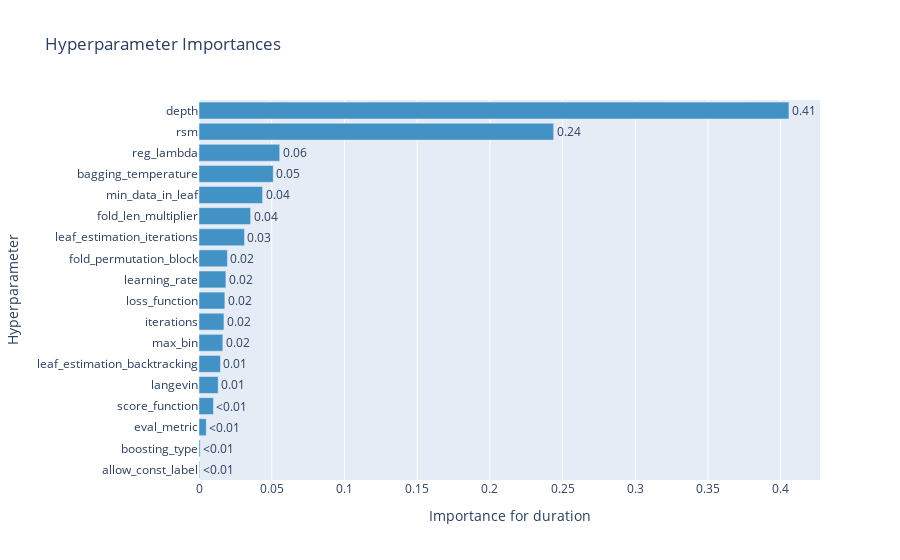

Notebook cell for this chart:
### Code cell
optuna.visualization.plot_param_importances(
    data, target=lambda t: t.duration.total_seconds(), target_name="duration"
)

### Figure 1 — Plotly figure (JSON) as saved in the notebook; plotly's stock layout.template omitted (floating-point values rounded to 4 significant figures)
{"data": [{"cliponaxis": false, "hovertemplate": ["allow_const_label (CategoricalDistribution): 0.0004213114662018815<extra></extra>", "boosting_type (CategoricalDistribution): 0.0007787835364291986<extra></extra>", "eval_metric (CategoricalDistribution): 0.004983797176626456<extra></extra>", "score_function (CategoricalDistribution): 0.009929212176427653<extra></extra>", "langevin (CategoricalDistribution): 0.013194539630598351<extra></extra>", "leaf_estimation_backtracking (CategoricalDistribution): 0.014740714693587889<extra></extra>", "max_bin (IntDistribution): 0.016361420740110197<extra></extra>", "iterations (IntDistribution): 0.017142890106987756<extra></extra>", "loss_function (CategoricalDistribution): 0.01777648278715395<extra></extra>", "learning_rate (FloatDistribution): 0.018487674792867087<extra></extra>", "fold_permutation_block (IntDistribution): 0.019527294431247514<extra></extra>", "leaf_estimation_iterations (IntDistribution): 0.03127239221687001<extra></extra>", "fold_len_multiplier (FloatDistribution): 0.035504215931935146<extra></extra>", "min_data_in_leaf (IntDistribution): 0.04373716010700206<extra></extra>", "bagging_temperature (FloatDistribution): 0.0510506298224382<extra></extra>", "reg_lambda (FloatDistribution): 0.05549358397802455<extra></extra>", "rsm (FloatDistribution): 0.24389614280733868<extra></extra>", "depth (IntDistribution): 0.4057017535981535<extra></extra>"], "marker": {"color": "rgb(66,146,198)"}, "orientation": "h", "text": ["<0.01", "<0.01", "<0.01", "<0.01", "0.01", "0.01", "0.02", "0.02", "0.02", "0.02", "0.02", "0.03", "0.04", "0.04", "0.05", "0.06", "0.24", "0.41"], "textposition": "outside", "type": "bar", "x": [0.0004213, 0.0007788, 0.004984, 0.009929, 0.01319, 0.01474, 0.01636, 0.01714, 0.01778, 0.01849, 0.01953, 0.03127, 0.0355, 0.04374, 0.05105, 0.05549, 0.2439, 0.4057], "y": ["allow_const_label", "boosting_type", "eval_metric", "score_function", "langevin", "leaf_estimation_backtracking", "max_bin", "iterations", "loss_function", "learning_rate", "fold_permutation_block", "leaf_estimation_iterations", "fold_len_multiplier", "min_data_in_leaf", "bagging_temperature", "reg_lambda", "rsm", "depth"]}], "layout": {"showlegend": false, "title": {"text": "Hyperparameter Importances"}, "xaxis": {"title": {"text": "Importance for duration"}}, "yaxis": {"title": {"text": "Hyperparameter"}}}}
